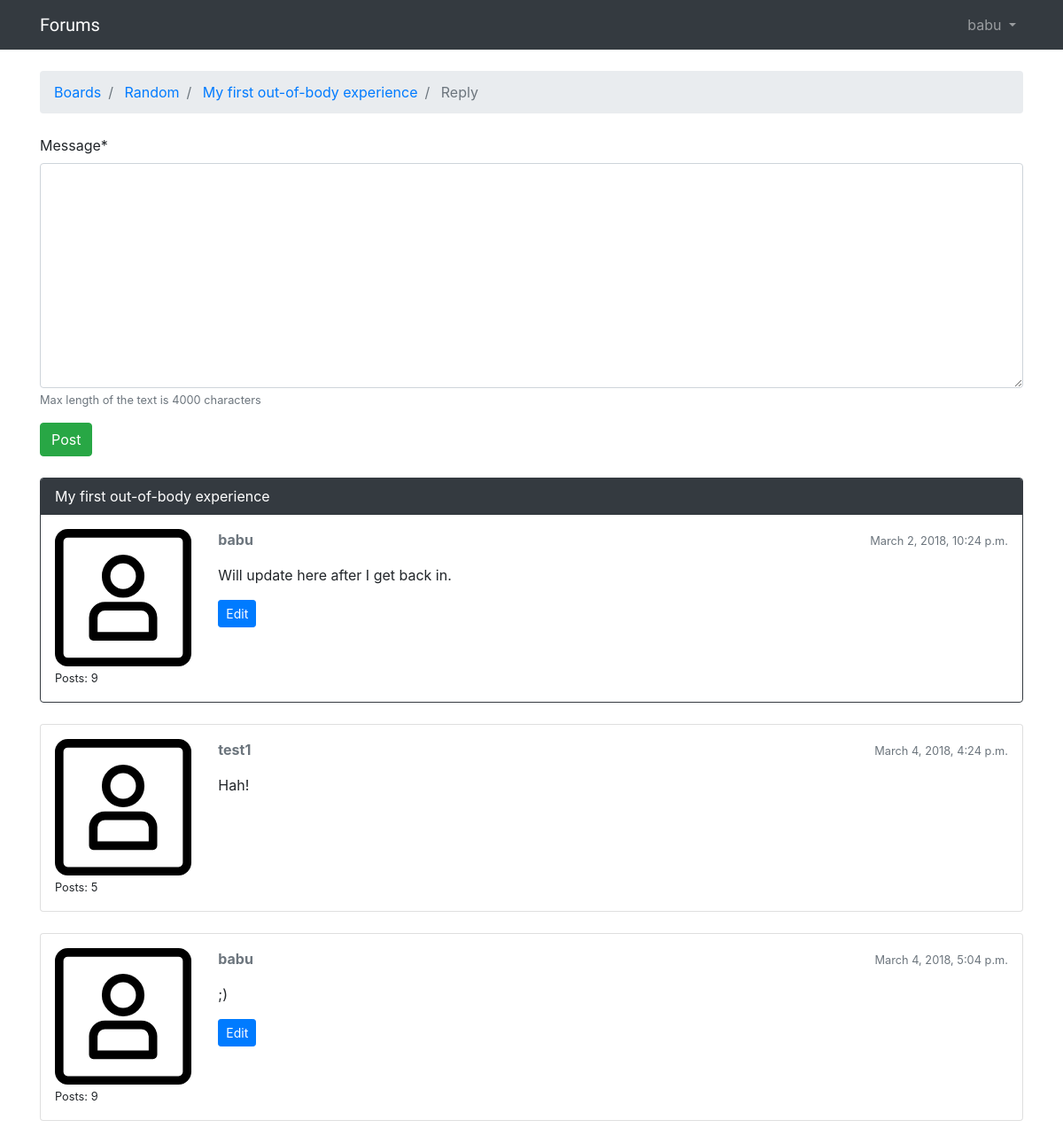
The page /boards/3/6/reply/ (signed in) on the database its author committed.
### users/models.py (models this page shows)
class CustomUser(AbstractUser):
    objects = CustomUserManager()

### forums/models.py (models this page shows, shortened)
class Topic(models.Model):
    subject = models.CharField(max_length=256)
    last_updated = models.DateTimeField(auto_now_add=True)
    board = models.ForeignKey(
        Board,
        on_delete=models.CASCADE,
        related_name='topics',
    )
    starter = models.ForeignKey(
        settings.AUTH_USER_MODEL,
        on_delete=models.CASCADE,
        related_name='topics',
    )
    views = models.PositiveIntegerField(default=0)
    def get_absolute_url(self):
        return reverse('topic_posts', kwargs={
            'pk': self.board.pk,
            'topic_pk': self.pk
        })

class Board(models.Model):
    name = models.CharField(max_length=30, unique=True)
    description = models.CharField(max_length=100)

class Post(models.Model):
    message = models.TextField(max_length=4000)
    topic = models.ForeignKey(
        Topic,
        on_delete=models.CASCADE,
        related_name='posts',
    )
    created_at = models.DateTimeField(auto_now_add=True)
    updated_at = models.DateTimeField(null=True)
    created_by = models.ForeignKey(
        settings.AUTH_USER_MODEL,
        on_delete=models.CASCADE,
        related_name='posts',
    )
    updated_by = models.ForeignKey(
        settings.AUTH_USER_MODEL,
        on_delete=models.CASCADE,
        null=True,
        related_name='+',
    )

### forums/views.py (the view)
# urls.py: path('boards/<int:pk>/<int:topic_pk>/reply/', views.reply_topic, name='reply_topic'),
@login_required
def reply_topic(request, pk, topic_pk):
    topic = get_object_or_404(Topic, board__pk=pk, pk=topic_pk)
    if request.method == 'POST':
        form = PostForm(request.POST)
        if form.is_valid():
            post = form.save(commit=False)
            post.topic = topic
            post.created_by = request.user
            post.save()
            return redirect('topic_posts', pk=pk, topic_pk=topic_pk)
    else:
        form = PostForm()
    context = {'topic': topic, 'form': form}
    return render(request, 'reply_topic.html', context)

### forums/forms.py
class PostForm(forms.ModelForm):
    class Meta:
        model = Post
        fields = ['message', ]
        help_texts = {'message': 'Max length of the text is 4000 characters'}

### templates/reply_topic.html (shortened to what this page needs)
{% extends 'base.html' %}
{% block breadcrumb %}
<li class="breadcrumb-item">
    <a href="{% url 'home' %}">Boards</a>
</li>
<li class="breadcrumb-item">
    <a href="{% url 'board_topics' topic.board.pk %}">
        {{ topic.board.name }}
    </a>
</li>
<li class="breadcrumb-item">
    <a href="{{ topic.get_absolute_url }}">
        {{ topic.subject }}
    </a>
</li>
<li class="breadcrumb-item active">
    Reply
</li>
{% endblock %}
{% block content %}
{% load crispy_forms_tags %}
<form method="post" novalidate>
    {{ form|crispy }}
    <button type="submit" class="btn btn-success">Post</button>
</form>
{% include 'includes/all_topic_posts.html' %}
{% endblock %}

### templates/base.html (shortened to what this page needs)
<!doctype html>
<html lang="en">
<head>
    <link rel="stylesheet" href="https://maxcdn.bootstrapcdn.com/bootstrap/4.0.0/css/bootstrap.min.css"
>
    {% load static %}
    <link rel="stylesheet" href="{% static 'css/base.css' %}">
</head>
<body>
{% block body %}
<nav class="navbar navbar-expand-sm navbar-dark bg-dark">
    <div class="container">
        <a class="navbar-brand" href="{% url 'home' %}">
            Forums
        </a>
        <div class="collapse navbar-collapse" id="navbarSupportedContent">
            {% if user.is_authenticated %}
                <ul class="navbar-nav ml-auto">
                    <li class="nav-item dropdown">
                        <a class="nav-link dropdown-toggle" href="" id="userMenu" role="button"
                           data-toggle="dropdown" aria-haspopup="true" aria-expanded="false">
                            {{ user.username }}
                        </a>
                    </li>
                </ul>
            {% else %}
                <form class="form-inline ml-auto">
                    <a class="btn btn-outline-primary" href="{% url 'login' %}">Login</a>
                    <a class="btn btn-primary ml-2" href="{% url 'signup' %}">Signup</a>
                </form>
            {% endif %}
        </div>
    </div>
</nav>
<div class="container">
    <ol class="breadcrumb my-4">
        {% block breadcrumb %}
        {% endblock %}
    </ol>
    {% block content %}
    {% endblock %}
</div>
{% endblock body %}
</body>
</html>

### templates/includes/all_topic_posts.html
{% load static %}
{% for post in topic.posts.all %}
<div class="card mb-2 mt-4 {% if forloop.first %}border-dark{% endif %}">
    {% if forloop.first %}
        <div class="card-header text-white bg-dark py-2 px-3">
            {{ topic.subject }}
        </div>
    {% endif %}
    <div class="card-body p-3">
        <div class="row">
            <div class="col-2">
                <img src="{% static 'img/avatar.svg' %}" alt="{{ post.created_by.username }}" class="w-100">
                <small>Posts: {{ post.created_by.posts.count }}</small>
            </div>
            <div class="col-10">
                <div class="row mb-3">
                    <div class="col-6">
                        <strong class="text-muted">{{ post.created_by.username }}</strong>
                    </div>
                    <div class="col-6 text-right">
                        <small class="text-muted">{{ post.created_at }}</small>
                    </div>
                </div>
                <p>{{ post.message }}</p>
                {% if post.created_by == user %}
                    <div class="mt-3">
                        <a href="#" class="btn btn-primary btn-sm" role="button">
                            Edit
                        </a>
                    </div>
                {% endif %}
            </div>
        </div>
    </div>
</div>
{% endfor %}

### static/css/base.css (style rules this page uses)
.navbar-brand { font-family: 'Rock Salt', cursive; }

### rows shown on the page
CustomUser: username "babu"
Topic: board.name "Random", subject "My first out-of-body experience"
Post: created_by.posts.count "9", created_by.username "babu", created_at "March 2, 2018, 10:24 p.m.", message "Will update here after I get back in.", shows "Edit"
Post: created_by.posts.count "5", created_by.username "test1", created_at "March 4, 2018, 4:24 p.m.", message "Hah!"
Post: created_by.posts.count "9", created_by.username "babu", created_at "March 4, 2018, 5:04 p.m.", message ";)", shows "Edit"
